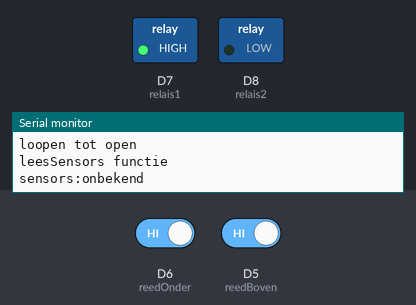
A sketch run on a simulated ESP8266 (NodeMCU). On the bench: switched loads named in the sketch (green lamp = pin HIGH), the last lines printed to the serial monitor. Inputs (shaded band) come from the test bench; at power-on: D5 (reedBoven) HIGH, D6 (reedOnder) HIGH. The local clock reads 2024-03-15 10:24:30 at power-on unless the sketch sets it.

Above: at 3.0 s.
3.1 s: D5 (reedBoven) driven LOW
At 3.5 s:
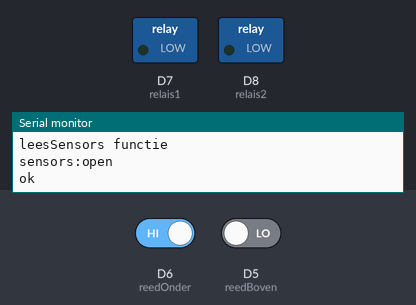
5.2 s: D5 (reedBoven) driven HIGH
At 5.8 s:
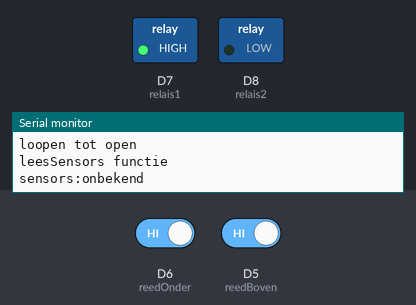
Timing chart, 0 to 8.2 s (numbered marks = the images above; inputs shaded):
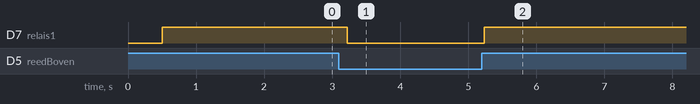

Measured:
- after the input at 3.1 s, D7 (relais1): HIGH → LOW after 0.12 s
- after the input at 5.2 s, D7 (relais1): LOW → HIGH at once

The sketch:

kippendeur.ino
```cpp
//kippendeurNodemcu
// Wiring:
// D1 --> SCL DS3231
// D2 --> SDA DS3231
// D5 --> Reed Switch boven
// D6 --> Reed Switch onder
// D7 --> Relais 1
// D8 --> Relais 2

#include <Wire.h>
#include "DS3231.h"

//reed schakelaar
const int reedBoven = D5;
const int reedOnder = D6;

//Relais
const int relais1 = D7;
const int relais2 = D8;

RTClib RTC;

void setup() {
  // put your setup code here, to run once:
    Serial.begin(57600);
    //klok
    Wire.begin();

    pinMode(reedBoven, INPUT_PULLUP);
    pinMode(reedOnder, INPUT_PULLUP);

    pinMode(relais1, OUTPUT);
    pinMode(relais2, OUTPUT);

    relais("uit");
}

void loop() {
    delay(500);
    //Tijd ophalen
    DateTime now = RTC.now();
    Serial.print(now.year(), DEC);
    Serial.print('/');
    Serial.print(now.month(), DEC);
    Serial.print('/');
    Serial.print(now.day(), DEC);
    Serial.print(' ');
    Serial.print(now.hour(), DEC);
    Serial.print(':');
    Serial.print(now.minute(), DEC);
    Serial.print(':');
    Serial.print(now.second(), DEC);
    Serial.println();

    if(now.hour() >= 9){
      if(now.hour() < 22){
        dagStand();
      } else {
        nachtStand();
      }
    } else {
      nachtStand();
    }
}

String leesSensors(){
    Serial.println("leesSensors functie");
    //reed switches
    // 0 close - 1 open switch
    // dus: boven = 0 --> deur is open/omhoog
    //      beneden = 0 --> deur is gesloten/omlaag
    int boven;
    int onder;
    boven = digitalRead(reedBoven);
    onder = digitalRead(reedOnder);
//    Serial.print("onder:");
//    Serial.println(onder);
//    Serial.print("boven:");
//    Serial.println(boven);
    if (boven == 0){
       //Serial.println("Deur is open");
       return "open";
    } else if (onder == 0){
       //Serial.println("Deur is gesloten");
       return "gesloten";
    } else {
       //Serial.println("Deur is onbekend");
       return "onbekend";
    }
}


void nachtStand() {
    Serial.println("nachtStand functie");
    String stand;
    stand = leesSensors();
    Serial.print("sensors:");
    Serial.println(stand);
    if (stand != "gesloten"){
    relais("sluiten");
    while (stand != "gesloten"){
      stand = leesSensors();
      Serial.println("loopen tot gesloten");
      Serial.print("sensors:");
      Serial.println(stand);
      delay(100); //0,1 seconde
      }
    relais("uit");
    } else {
      //niks
      }
}

void dagStand() {
    Serial.println("dagStand functie");
    String stand;
    stand = leesSensors();
    Serial.print("sensors:");
    Serial.println(stand);
    if (stand != "open"){
    relais("openen");
    while (stand != "open"){
      Serial.println("loopen tot open");
      stand = leesSensors();
      Serial.print("sensors:");
      Serial.println(stand);
      delay(100); //0,1 seconde
      }
    relais("uit");
    } else {
      //niks
      }
}

void relais(String functie){
  if (functie == "openen"){
    Serial.println("ok");
    digitalWrite(relais1, HIGH);
    digitalWrite(relais2, LOW);
    }
  if (functie == "sluiten"){
    Serial.println("ok");
    digitalWrite(relais1, LOW);
    digitalWrite(relais2, HIGH);
    }
  if (functie == "uit"){
    Serial.println("ok");
    digitalWrite(relais1, LOW);
    digitalWrite(relais2, LOW);
    }
}
```
